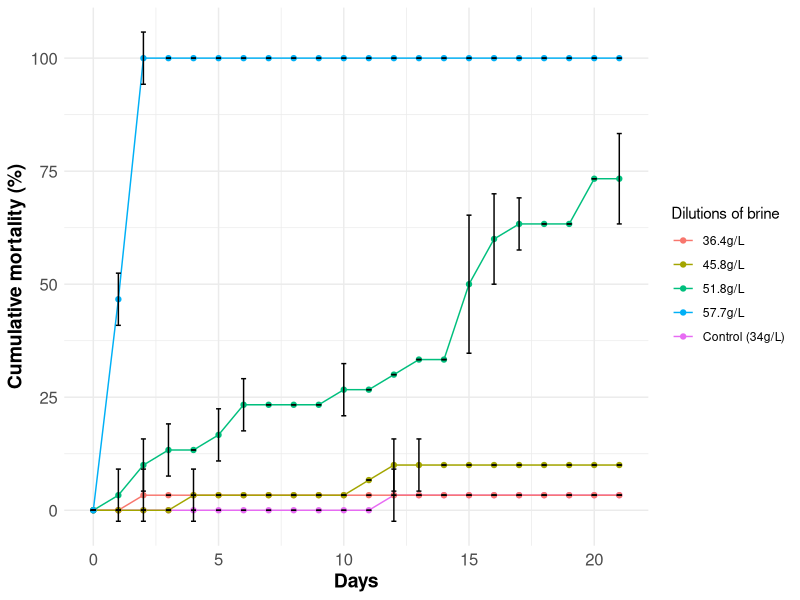

Recreate this plot in R.
library(ggplot2)
library(tidyr)
library(dplyr)

# Datos
datos <- data.frame(
Days = c(0, 1, 2, 3, 4, 5, 6, 7, 8, 9, 10, 11, 12, 13, 14, 15, 16, 17, 18, 19, 20, 21),
Control_34g_L = c(0, 0, 0, 0, 0, 0, 0, 0, 0, 0, 0, 0, 3.33, 3.33, 3.33, 3.33, 3.33, 3.33, 3.33, 3.33, 3.33, 3.33),
`36.4g_L` = c(0, 0, 3.33, 3.33, 3.33, 3.33, 3.33, 3.33, 3.33, 3.33, 3.33, 3.33, 3.33, 3.33, 3.33, 3.33, 3.33, 3.33, 3.33, 3.33, 3.33, 3.33),
`45.8g_L` = c(0, 0, 0, 0, 3.33, 3.33, 3.33, 3.33, 3.33, 3.33, 3.33, 6.67, 10, 10, 10, 10, 10, 10, 10, 10, 10, 10),
`51.8g_L` = c(0, 3.33, 10, 13.33, 13.33, 16.67, 23.33, 23.33, 23.33, 23.33, 26.67, 26.67, 30, 33.33, 33.33, 50, 60, 63.33, 63.33, 63.33, 73.33, 73.33),
`57.7g_L` = c(0, 46.67, 100, 100, 100, 100, 100, 100, 100, 100, 100, 100, 100, 100, 100, 100, 100, 100, 100, 100, 100, 100),
Control_34g_L_SD = c(0, 0, 0, 0, 0, 0, 0, 0, 0, 0, 0, 0, 5.77, 0, 0, 0, 0, 0, 0, 0, 0, 0),
`36.4g_L_SD` = c(0, 0, 5.77, 0, 0, 0, 0, 0, 0, 0, 0, 0, 0, 0, 0, 0, 0, 0, 0, 0, 0, 0),
`45.8g_L_SD` = c(0, 0, 0, 0, 5.77, 0, 0, 0, 0, 0, 0, 0, 5.77, 5.77, 0, 0, 0, 0, 0, 0, 0, 0),
`51.8g_L_SD` = c(0, 5.77, 5.77, 5.77, 0, 5.77, 5.77, 0, 0, 0, 5.77, 0, 0, 0, 0, 15.27, 10, 5.77, 0, 0, 0, 10),
`57.7g_L_SD` = c(0, 5.77, 5.77, 0, 0, 0, 0, 0, 0, 0, 0, 0, 0, 0, 0, 0, 0, 0, 0, 0, 0, 0)
)
colnames(datos) <- c("Days", "Control_34g_L", "36.4g_L", "45.8g_L", "51.8g_L", "57.7g_L", "Control_34g_L_SD", "36.4g_L_SD", "45.8g_L_SD", "51.8g_L_SD", "57.7g_L_SD")
# Crear el gráfico
ggplot(datos, aes(x = Days)) +
geom_line(aes(y = Control_34g_L, color = "Control (34g/L)")) +
geom_line(aes(y = `36.4g_L`, color = "36.4g/L")) +
geom_line(aes(y = `45.8g_L`, color = "45.8g/L")) +
geom_line(aes(y = `51.8g_L`, color = "51.8g/L")) +
geom_line(aes(y = `57.7g_L`, color = "57.7g/L")) +
geom_point(aes(y = Control_34g_L, color = "Control (34g/L)")) +
geom_point(aes(y = `36.4g_L`, color = "36.4g/L")) +
geom_point(aes(y = `45.8g_L`, color = "45.8g/L")) +
geom_point(aes(y = `51.8g_L`, color = "51.8g/L")) +
geom_point(aes(y = `57.7g_L`, color = "57.7g/L")) +
geom_errorbar(aes(ymin = Control_34g_L - Control_34g_L_SD, ymax = Control_34g_L + Control_34g_L_SD), width = 0.2, color = "black") +
geom_errorbar(aes(ymin = `36.4g_L` - `36.4g_L_SD`, ymax = `36.4g_L` + `36.4g_L_SD`), width = 0.2, color = "black") +
geom_errorbar(aes(ymin = `45.8g_L` - `45.8g_L_SD`, ymax = `45.8g_L` + `45.8g_L_SD`), width = 0.2, color = "black") +
geom_errorbar(aes(ymin = `51.8g_L` - `51.8g_L_SD`, ymax = `51.8g_L` + `51.8g_L_SD`), width = 0.2, color = "black") +
geom_errorbar(aes(ymin = `57.7g_L` - `57.7g_L_SD`, ymax = `57.7g_L` + `57.7g_L_SD`), width = 0.2, color = "black") +
labs(
x = "Days",
y = "Cumulative mortality (%)",
color = "Dilutions of brine") +
theme_minimal() +
  theme(
    axis.title = element_text(size = 14, face = "bold"),  # Aumenta el tamaño de los títulos de los ejes
    axis.text = element_text(size = 12)  # Aumenta el tamaño del texto de los ejes
  )
